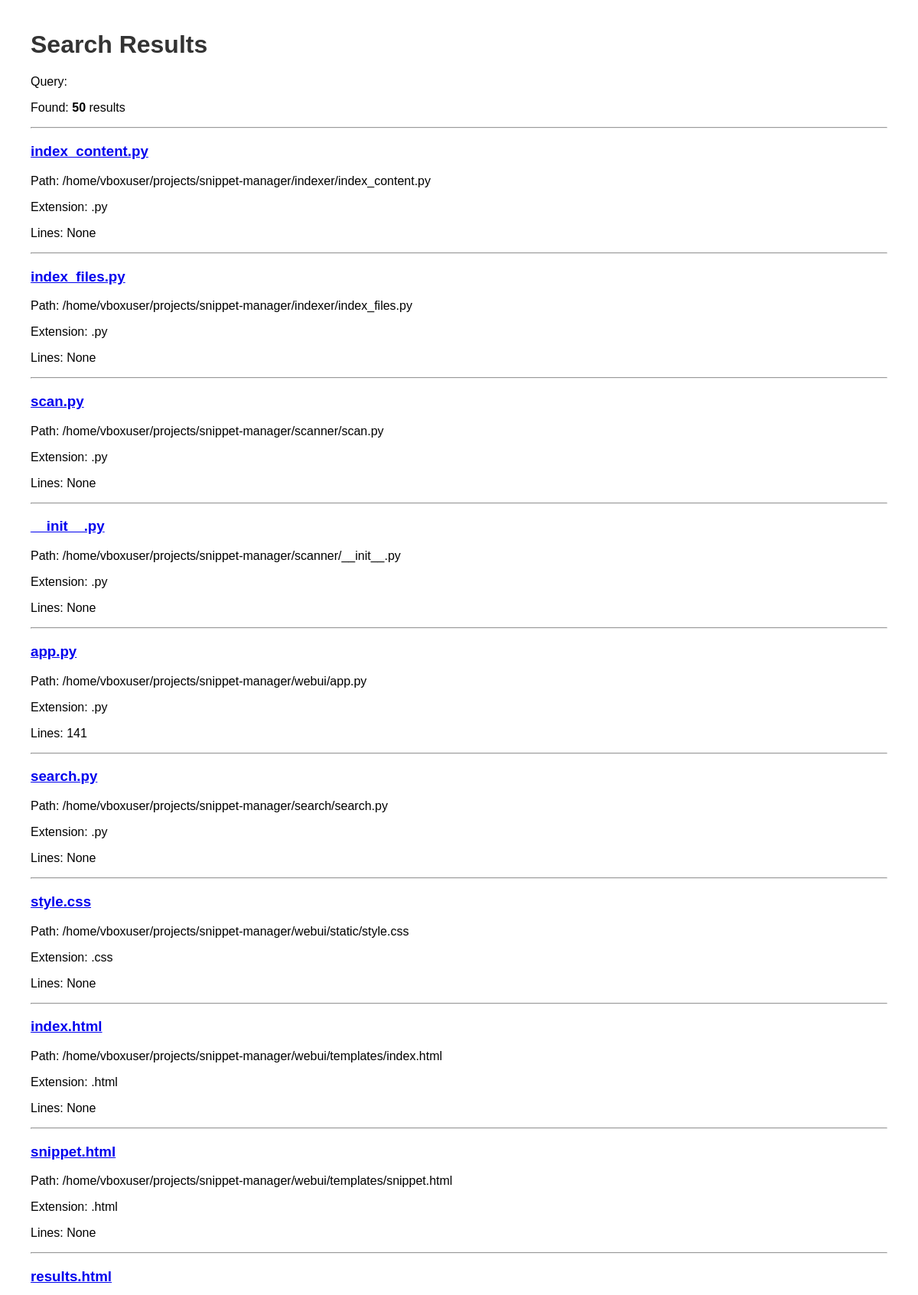
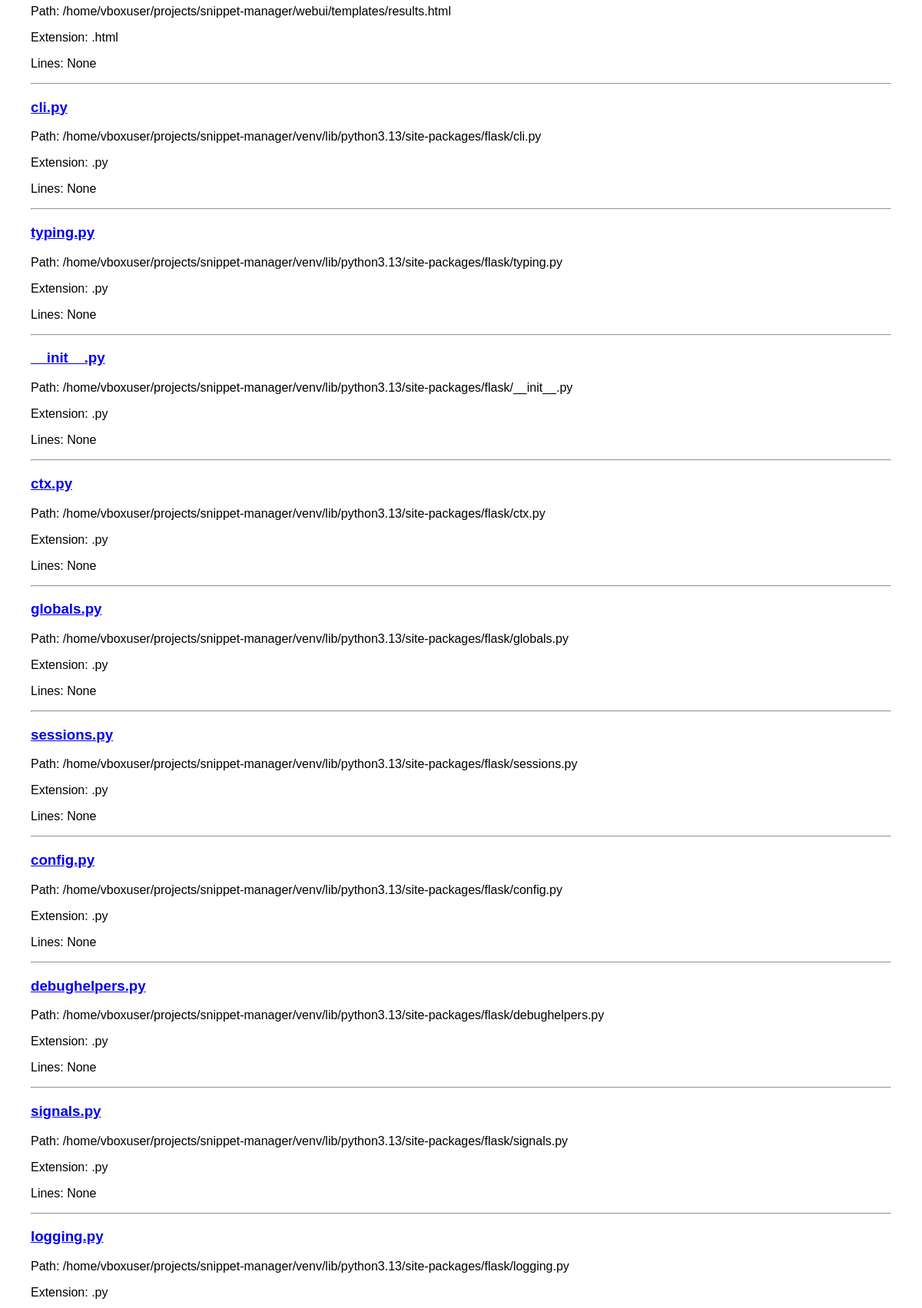
Screenshot of /search (upper part) with the database file from the repository (2 pictures, top to bottom).
### tables this page shows
CREATE TABLE files (

    id INTEGER PRIMARY KEY AUTOINCREMENT,

    filename TEXT NOT NULL,

    path TEXT UNIQUE NOT NULL,

    extension TEXT,

    size INTEGER,

    content TEXT,

    line_count INTEGER,

    last_modified REAL,

    indexed_at DATETIME DEFAULT CURRENT_TIMESTAMP
);

### webui/app.py (the view)
@app.route("/search")
def search():
    query = request.args.get(
        "q",
        ""
    )
    results = search_database(
        query
    )
    return render_template(
        "results.html",
        query=query,
        results=results
    )

### webui/app.py (called while the page is built)
def search_database(query):
    connection = sqlite3.connect(
        DATABASE_FILE
    )
    cursor = connection.cursor()
    search_term = f"%{query}%"
    cursor.execute(
        """
        SELECT
            id,
            filename,
            path,
            extension,
            line_count

        FROM files

        WHERE

            filename LIKE ?
            OR path LIKE ?
            OR content LIKE ?

        LIMIT 50
        """,
        (
            search_term,
            search_term,
            search_term
        )
    )
    results = cursor.fetchall()
    connection.close()
    return results

### webui/templates/results.html (shortened to what this page needs)
<!DOCTYPE html>
<html>
<head>
    <link rel="stylesheet" href="{{ url_for('static', filename='style.css') }}">
</head>
<body>
    <h1>
        Search Results
    </h1>
    <p>
        Query:
    </p>
    <p>
        Found:
        <b>{{ results|length }}</b>
        results
    </p>
    <hr>
    {% for result in results %}
    <div>
        <h3>
            <a href="/snippet/{{ result[0] }}">
                {{ result[1] }}
            </a>
        </h3>
        <p>
            Path:
            {{ result[2] }}
        </p>
        <p>
            Extension:
            {{ result[3] }}
        </p>
        <p>
            Lines:
            {{ result[4] }}
        </p>
        <hr>
    </div>
    {% endfor %}
</body>
</html>

### webui/static/style.css (style rules this page uses)
body { font-family: Arial; margin: 40px; }
h1 { color: #333; }

### rows the page displays
files: filename "index_content.py", path "/home/vboxuser/projects/snippet-manager/indexer/index_content.py", extension ".py", result "None"
files: filename "index_files.py", path "/home/vboxuser/projects/snippet-manager/indexer/index_files.py", extension ".py", result "None"
files: filename "scan.py", path "/home/vboxuser/projects/snippet-manager/scanner/scan.py", extension ".py", result "None"
files: filename "__init__.py", path "/home/vboxuser/projects/snippet-manager/scanner/__init__.py", extension ".py", result "None"
files: filename "app.py", path "/home/vboxuser/projects/snippet-manager/webui/app.py", extension ".py", line_count "141"
files: filename "search.py", path "/home/vboxuser/projects/snippet-manager/search/search.py", extension ".py", result "None"
files: filename "style.css", path "/home/vboxuser/projects/snippet-manager/webui/static/style.css", extension ".css", result "None"
files: filename "index.html", path "/home/vboxuser/projects/snippet-manager/webui/templates/index.html", extension ".html", result "None"
files: filename "snippet.html", path "/home/vboxuser/projects/snippet-manager/webui/templates/snippet.html", extension ".html", result "None"
files: filename "results.html", path "/home/vboxuser/projects/snippet-manager/webui/templates/results.html", extension ".html", result "None"
files: filename "cli.py", path "/home/vboxuser/projects/snippet-manager/venv/lib/python3.13/site-packages/flask/cli.py", extension ".py", result "None"
files: filename "typing.py", path "/home/vboxuser/projects/snippet-manager/venv/lib/python3.13/site-packages/flask/typing.py", extension ".py", result "None"
files: filename "__init__.py", path "/home/vboxuser/projects/snippet-manager/venv/lib/python3.13/site-packages/flask/__init__.py", extension ".py", result "None"
files: filename "ctx.py", path "/home/vboxuser/projects/snippet-manager/venv/lib/python3.13/site-packages/flask/ctx.py", extension ".py", result "None"
files: filename "globals.py", path "/home/vboxuser/projects/snippet-manager/venv/lib/python3.13/site-packages/flask/globals.py", extension ".py", result "None"
files: filename "sessions.py", path "/home/vboxuser/projects/snippet-manager/venv/lib/python3.13/site-packages/flask/sessions.py", extension ".py", result "None"
files: filename "config.py", path "/home/vboxuser/projects/snippet-manager/venv/lib/python3.13/site-packages/flask/config.py", extension ".py", result "None"
files: filename "debughelpers.py", path "/home/vboxuser/projects/snippet-manager/venv/lib/python3.13/site-packages/flask/debughelpers.py", extension ".py", result "None"
files: filename "signals.py", path "/home/vboxuser/projects/snippet-manager/venv/lib/python3.13/site-packages/flask/signals.py", extension ".py", result "None"
files: filename "logging.py", path "/home/vboxuser/projects/snippet-manager/venv/lib/python3.13/site-packages/flask/logging.py", extension ".py"

### other values shown
{{ results|length }} "50"
